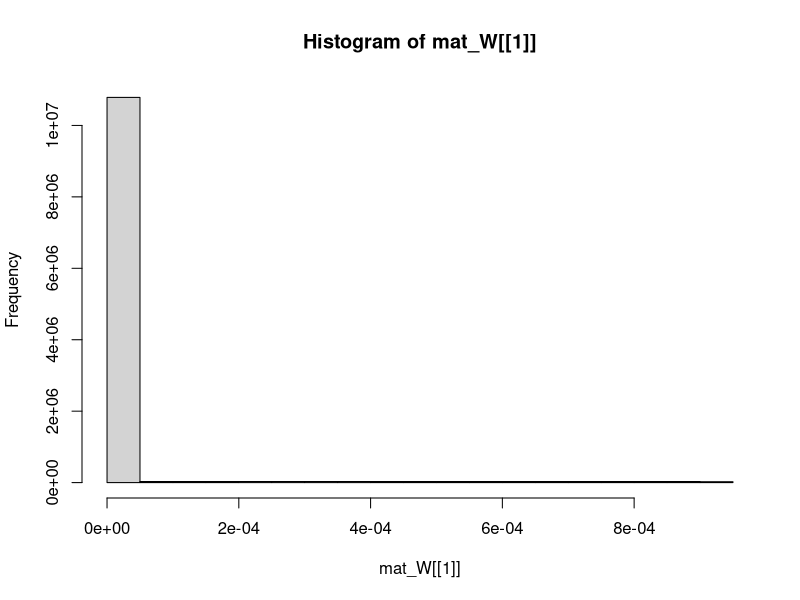
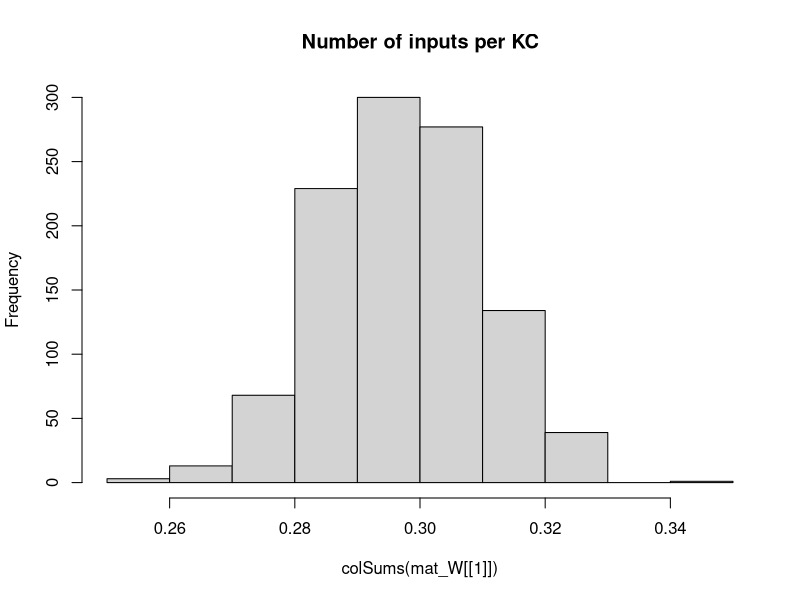

Recreate these plots in R, in order. (Note: this script raises an error after producing the figures.)
## Development Code for Willsaw NN image recognition of zfish larva
## KL 2021
## I will implement a MB random kernel NN as in my Ant Navigation paper 
## This Files Trains the weights of  2 Layer Net : Random Expansion Feature Layer (Random Kernel Trick) -> Perceptron Output neuron 
## The connections in L1 Random Sparse Net are data independent, while L2 wights are trained via +ve larva head template samples to filter patterns that look like larva
## The input images are labeled as Fish and non fish according to the folder they are placed.
# Output is saved as pgm images which are then loaded by tracker software so as to implemend the simple classifier net implemended here 

library("pixmap")
library("yaml")


## Initialiaze the random Weight vector of an L1 (KC) neuron  
init_random_W <- function(m,p){
  # Draw random Number N of Sampled Inputs From Binomial
  n <- rbinom(1,length(m),p)
  ## Set N random synapses as inputs to KC
  idx <- sample(1:length(m),n)
  m <- runif(NROW(m))/(100*NROW(m)) ##Weak Synapses
  ## Likely Stronger Subset
  m[idx] <- runif(n)/(length(m)) #1/NROW(m)
  #print(length(m))
  return (m)
}

## Sigmoid//logistic Transfer Function
N_transfer <- function(activation)
{
  return (1/(1+exp(-activation)))
}


## Derivative Sigmoid/logistic Transfer Function
N_transfer_D <- function(activation)
{
  return (N_transfer(activation)*(1-N_transfer(activation)) )
}

N_activation <- function(X,W,B)
{
  ## If more Than Half input units (based on Avg inputs) is active - then activate KC
  
  #  if ( sum(X) > KC_THRES )
  #    return (1)
  # else
  ## Bias is just another W attached to a fixed Input 1
  return (W%*%X + B)
}

## Copies A Smaller Matrix To the Middle of a larger one - (Pasting Image on larger canvas)
matrix_paste <- function(src,target)
{
  x_offset <- round((ncol(target)- ncol(src))/2 )
  y_offset <- round((nrow(target)- nrow(src))/2 )
  target[ (1+y_offset):(y_offset+nrow(src)),(1+x_offset):(x_offset+ncol(src))] <-src
  return(target)
}


sparse_binarize <- function(X,INPUT_SPARSENESS)
{
  ## Binarize Input Image / Set Sparsensess ##
  pxsparse = 1.0
  thres_bin = mean(X)
  max_iter = 100
  
  while (pxsparse > INPUT_SPARSENESS & max_iter > 0)
  {
    X_bin <-  as.numeric(X > thres_bin)
    pxsparse <- sum(as.numeric(X_bin[X_bin > 0]))/length(X_bin)
    thres_bin = thres_bin + 0.01;
    max_iter = max_iter + 1
  }
  
  
  ##message("Input Sparseness:",pxsparse)
  
  return(X_bin)
}




makeInputMatrix <- function(img_list,inmat_W)
{
  
  ## TRAIN /TEST ##
  img_list <- img_list[,1]
 
  
  
  ## Matrix Of  image Input Vectors  
  mat_X = matrix(0,nrow=ncol(inmat_W[[1]]),ncol=length(img_list) )
  fileidx <- 0
  for (in_img in img_list)
  {
    fileidx= fileidx + 1
    
    imgT <- read.pnm(as.character(in_img) )
    mat_img <- getChannels(imgT)
    X <- as.vector(mat_img)
    ### Add Fixed input 1 - To operate As Adjustable Bias for each input   
    ##X[length(X)] <- 1 # c(as.vector(mat_img),1)
    
    ##message(in_img," Input Dim:", dim(mat_img)[1],"x",dim(mat_img)[2],"=",dim(mat_img)[2]*dim(mat_img)[1])
    
    if (length(X) > n_top_px)
    {
      warning("input sample too big - skipping")
      next
    }
    
    ## If Loaded image is Smaller than INput - Then Resize (paste into) larger Matrix to fit
    if (length(X) < n_top_px)
    {
      ##message("input sample Smaller than Canvas - pasting")
      mat_t <- matrix(0,nrow=img_dim[1],ncol=img_dim[2])
      mat_img <- matrix_paste(mat_img,mat_t)
      ##message("Converted  Dim:", dim(mat_img)[1],"x",dim(mat_img)[2],"=",dim(mat_img)[2]*dim(mat_img)[1])
    }
    
    ##mypic = new("pixmapGrey", size=dim(mat_img),grey = mat_img);plot(mypic)
    ## Convert to Col Vector
    X <- sparse_binarize(as.vector(mat_img),INPUT_SPARSENESS)
    
    
    dim(X) <- c(length(X),1) ## Make into Col Vector
    
    if (length(X) > n_top_px)
    {
      warning(in_img,"Image Too large. Skipping")
      next
    }
    
    stopifnot(length(mat_X[,fileidx]) ==length(X) ) 
    mat_X[,fileidx] <- X # Save In Vector to MAtrix
    
  }## Load All Input Vectors Into Matrix X
  
  return(mat_X)
} ##Make INput List



### EXPORT MAtrix to YAML for !!opencv-matrix##
matrixToYamlForOpenCV <- function(mat)
{
  ##!!opencv-matrix
  strHeader <- "!!opencv-matrix\n rows: %d\n cols: %d\n dt: f\n data:["
  ## Matrix Will Be saved Transposed Because Data serial Reading Order is by row in OpenCV while Here Serialization is By Column
  strHeader <- sprintf(strHeader,nrow(mat),ncol(mat))
  strData = ""
  lineWidth = 100#min(100,length(mat))
  
  ## COMMENTED OUT AS SUDDENLY as.yaml started adding new Lines in data automatically - The following routine does this manually
  # ##Long Strings Need to be broken by New Lines otherwise OPENCV FIle Storage FAils
  # if (length(mat) > lineWidth){
  #   fcon<- tempfile("matrixYaml")
  #   
  #   ## Need to export To TEMP file as string Concat Is too SLOW
  #   for (i in seq(1,length(mat),lineWidth) ){
  #     write(mat[i:min(i+lineWidth-1,length(mat)-1)], file = fcon,ncolumns = 100, append = TRUE, sep = ", ")
  #     ##cat(",",file = fcon, append = TRUE,fill=FALSE)
  #     #strData = paste0(strData, toString(mat[i:min(i+lineWidth,length(mat))],"\n",width=0))
  #   }
  #   ## Join  All Lines Back INto One String - With Newlines and Commas and Intendation
  #   #strData = noquote()
  #   strData = noquote(paste0(
  #                     readLines(con = fcon, n = -1L, ok = TRUE, warn = TRUE, skipNul = FALSE, encoding = "UTF-8"),
  #                            collapse=",\n         ")) ##
  #   #class(strData) <- "verbatim"
  # }else
    
  ## Need to TransposeBecause Data serial Reading Order is by row in OpenCV while Here Serialization is By Column
  strData = toString(t(mat))
  
  
  strRet=  noquote(paste0(strHeader,strData,"]")) 
  
  
  ##Character vectors that have a class of ‘verbatim’ will not be quoted in the output YAML 
  class(strRet) <- "verbatim"
  ##class(strRet) <- "verbatim"
  #write(strRet,file = fcon)  
  return(noquote(strRet) )
}




## Process 2 Layer Network - Return Last Node Output produced for each input image
## Note : Input Layer Is Simplified - No activation function needed or Bias - Input image intentities are taken as activations
## Target_output is vector of desired output for each output Neuron these I chose to be L2_1=1 (Fish) L2_2=1 (Non Fish)
net_proc_images_batch <- function(mat_X,inmat_W,inmat_B,mat_Y,learningRate = 0.0)  
{
  
  L_X     <- list() ## Output Of Layer k
  L_A     <- list() ## Activation of  Layer k
  L_delta <- list()  ## Delta is the "cost attributable to (the value of) that node". 
  L2_out <- list()
  
  fileidx <- 0
  outError = 0 #'Mean Sq Error Of File Batch'

  
  
    ##Input Layer Is Simplified - No activation function needed or Bias - Input image intentities are taken as activations
    ##Activation 
    L_A[[1]] <- mat_X
    L_X[[1]] <- mat_X##N_transfer(X-0.5)
    ## Due to R hell with numbers ecoming Factors I need to do this tricl
    
    ##Target_output <- mat_Y[fileidx,] 
     
    ## Forward Propagation ##
    L_A[[2]] <- N_activation(mat_X, inmat_W[[1]], inmat_B[[1]] )
    L_X[[2]] <- N_transfer( L_A[[2]])
    
    ##  matrix of output Col vectors correspond to output
    L_A[[3]] <- N_activation(L_X[[2]],inmat_W[[2]] , inmat_B[[2]] )  
    L_X[[3]] <- N_transfer( L_A[[3]]) ## v_Layer_Bias[i] matrix(rep(,nrow(mat_X)),nrow=nrow(mat_X) )  

    
    MSQError =  sum(((mat_Y) - L_X[[3]] )^2)/ ncol(mat_X)

    ## Note Indexes L_X and mat/biases are off by one because LX_1 is considerened an input layer, while neural layer is l=2
    ## Back Propagation ##
    for (l in (N_Layers):1 )
    {
      ##On Output Layer
      if (l == (N_Layers))
      {
        ## Element Wise Product (hadamart Product)
        L_delta[[l]] <- ( N_transfer_D( L_X[[l+1]] )   * (L_X[[l+1]] - mat_Y)) ##*N_transfer_D(L_X[[l]])
      }else{
        #L_delta[[l]] <- L_delta[[l+1]] %*% t(mat_W[[l]])*N_transfer_D(L_X[[l]])
        L_delta[[l]] <-   t(t(L_delta[[l+1]]) %*%(inmat_W[[l+1]])*t(N_transfer_D( L_X[[l+1]] )))    ## %*% t(N_transfer_D(L_X[[l-1]]) )
      }
      
      dE <- (L_delta[[l]])%*%t(L_A[[l]])  
      dW <- learningRate*dE 
      ##Add average change over batch samples
      inmat_W[[l]] <- inmat_W[[l]] -  dW ##length(img_list)
      ## Error Non-Conform
      #inmat_B[[l]] <- inmat_B[[l]] - learningRate*(L_delta[[l]])  
    }
    
    #hist(Layer_Bias[[1]])
    #if (fileidx %% 10 == 0)
    #  hist(inmat_W[[1]], main="After")
    
    
    ## Forward Propagation ## 
    L1 <- N_transfer(N_activation(mat_X, inmat_W[[1]],inmat_B[[1]]  ) ) ## v_Layer_Bias[i] matrix(rep(,nrow(mat_X)),nrow=nrow(mat_X) )  
    ## L2 matrix of output Col vectors correspond 
    L2 <-  N_transfer(N_activation(L1,inmat_W[[2]] ,  inmat_B[[2]] )  )  
    
    MSQError =  sum(((mat_Y) - L2 )^2)/ ncol(mat_X)
    
    
    #L2_out[[fileidx]] <- list(Err=0.5*sum((Target_output - L2[,fileidx])^2),
    #                          MSERR=MSQError,
    #                          L2_F=L2[1,fileidx],
    #                          L2_NF=L2[2,fileidx],
    #                          KC_active = sum(L1[fileidx,][L1[fileidx,]>0.5]),
    #                          KC_total = length(L1[fileidx,]),
                              # input_sparse= pxsparse,
    #                          file=in_img
    #)
    
    #message(fileidx,". MSQERR:",MSQError,"  ", L2_out[[fileidx]]$L2_F, "-", L2_out[[fileidx]]$L2_NF, " ERR: ", L2_out[[fileidx]]$Err ," ",in_img)
    message(fileidx,". MSQERR:",MSQError,"  ")
    
    
    ##message("Recognition Output for Img ",in_img," is F:",L_X[[3]][1]," non-F:",L_X[[3]][2]," Active KC:",L2_out[[fileidx]]$KC_active/N_KC )
    #dim(X) = img_dim##dim(mat_img)
    
    
    #image(X_bin)
    #title(main = paste(in_img,strRes," R:",L2_Neurons_out[1]-L2_Neurons_out[2]), font.main = 4)
  
  
  lout <- list(X=mat_X,
               W=inmat_W,
               B=inmat_B,
               output=L2,
               Target=mat_Y,
               #out=data.frame( do.call(rbind,L2_out ) ),
               MSQError=MSQError )
  
  #MSQError =  sum(((mat_Y) - L2)^2)/nrow(mat_X)
  
  return(lout  )
}



img_dim <- c(38,28)
N_Layers <- 2

n_top_px <- img_dim[2]*img_dim[1]
N_KC = n_top_px*10 ## Number of Kenyon Cells (Input layer High Dim Coding)
N_SYN_per_KC <- n_top_px/20 ## Number of pic Features each KC neuron Codes for
#KC_THRES <- N_SYN_per_KC*0.25 ## Number of INput that need to be active for KC to fire/Activate
v_Layer_N <- c(n_top_px, N_KC, 2)
Layer_Bias <- list() ## Number of INput that need to be active for Neuron to fire/Activate
INPUT_SPARSENESS = 0.50

mat_W <<- list() # List Of Weight Matrices
## Make Sparse Random Synaptic Weight matrix Selecting Inputs for each KC
for (k in 1:N_Layers)
{
  mat_W[[k]] <- matrix(0,ncol=v_Layer_N[k],nrow=v_Layer_N[k+1])
  ## Init Random
  mat_W[[k]] <- t(apply(mat_W[[k]],1,init_random_W,N_SYN_per_KC/n_top_px)) ##
  Layer_Bias[[k]] <- matrix(1,ncol=1,nrow=v_Layer_N[k+1] )  #rep(1,) ## Initialiaze Neural Biases
}

hist(mat_W[[1]])
hist(colSums(mat_W[[1]]),main="Number of inputs per KC")

##Layer 2 (Output Perceptron)
#L2_Neurons <<- 2

## Apply Input Image ##
## list training files 
setwd("/home/kostasl/workspace/zebrafishtrack/Rplots")
sPathTrainingSamples="../img/trainset/fish"
sPathTrainingNonSamples="../img/trainset/nonfish/"
sPathTestingSamplesFish="../img/fish/"
sPathTestingSamplesNonFish="../img/nonfish/"

img_list_train_fish =  cbind(files=list.files(path=sPathTrainingSamples,pattern="*pgm",full.names = T),F=1,NF=0) 
img_list_test_fish = cbind(files=list.files(path=sPathTestingSamplesFish,pattern="*pgm",full.names = T),F=1,NF=0)
img_list_train_nonfish =   cbind(files=list.files(path=sPathTrainingNonSamples,pattern="*pgm",full.names = T),F=0,NF=1)
img_list_test_nonfish =  cbind(files=list.files(path=sPathTestingSamplesNonFish,pattern="*pgm",full.names = T),F=0,NF=1)

img_list_all <- rbind.data.frame(img_list_train_fish,img_list_test_fish,img_list_train_nonfish,img_list_test_nonfish,stringsAsFactors = FALSE)

#img_list_test=  list.files(path=sPathTestingSamples,pattern="*pgm",full.names = T) Samples ##


img_list_all <- rbind.data.frame(img_list_train_fish,img_list_test_fish,img_list_test_nonfish[1:NROW(img_list_test_fish),],stringsAsFactors = FALSE)

batchSize = 5 # Number of Training IMages for Each Leanring Episode (which will define error graident )
Nbatches = 50
trainingN = 5 ##Training Cycles For Each Batch

## TODO : Move this in Funct - Use One MAtrix For Net -Matrix Of Biases
mat_B <- list()
mat_B[[1]] <- matrix(Layer_Bias[[1]],ncol=(batchSize),nrow=length(Layer_Bias[[1]]))
mat_B[[2]] <- matrix(Layer_Bias[[2]],ncol=(batchSize),nrow=length(Layer_Bias[[2]]) )


lFitError <- list()
dfitRecord <- data.frame()

vTrainingError <- vector()
## Subset INput LIst Into Batches
rIdx = 1
for (b in 1:Nbatches)
{
  ##Make Matrix -For All net inputs
  img_list_suffled <- img_list_all[sample(1:nrow(img_list_all)),]
  ##Select Subset Batch
  img_list_suffled <- head(img_list_suffled,batchSize)
  
  mat_X <- makeInputMatrix(img_list_suffled,mat_W)
  
  label_list <-cbind.data.frame(F=(img_list_suffled[,2]),NF=(img_list_suffled[,3]) )##Target output/labels
  mat_Y <- t(apply(as.matrix(label_list),2,strtoi))  
  
 
  
  for (i in 1:trainingN)
  {  
    
    dLearningRate    <- 0.00001
    
    # TRAIN On Fish 
    dnetout <- net_proc_images_batch(mat_X,mat_W,mat_B,mat_Y,dLearningRate )
    mat_W   <<-dnetout$W
    mat_B <<- dnetout$B

        
    vTrainingError[rIdx] = dnetout$MSQError  #plot(unlist(dnetout$out$MSERR),main=paste(i,"Mean SQ Err"))
    rIdx = rIdx +1
    
    plot(vTrainingError,xlim=c(0,trainingN*Nbatches)) #ylim=c(0,1)
    
  }## Repeated Training On Batch 

} ## Different Batch Suffles  

plot(vTrainingError) #ylim=c(0,1)


### Calcl Final Performance 

##Select Subset Batch
img_list_suffled <- img_list_all[sample(1:nrow(img_list_all)),]
mat_X <- makeInputMatrix(img_list_suffled,mat_W)
label_list <-cbind.data.frame(F=(img_list_suffled[,2]),NF=(img_list_suffled[,3]) )##Target output/labels
mat_Y <- t(apply(as.matrix(label_list),2,strtoi))

## TODO : Move this in Funct - Use One MAtrix For Net -Matrix Of Biases
mat_B <- list()
mat_B[[1]] <- matrix(Layer_Bias[[1]],ncol=ncol(mat_X),nrow=length(Layer_Bias[[1]]))
mat_B[[2]] <- matrix(Layer_Bias[[2]],ncol=ncol(mat_X),nrow=length(Layer_Bias[[2]]) )


dLearningRate    <- 0.0
# TRAIN On Fish 
dnetout <- net_proc_images_batch(mat_X,mat_W,mat_B,mat_Y,dLearningRate )
message("Final MSQERR:",dnetout$MSQError)

  
hist(dnetout$Target - dnetout$output)

hist(dnetout$W[[1]],main="After")




## FOR EXAPORT TO YAML

fishNet <- list(LW1=dnetout$W[[1]],
                LW2=dnetout$W[[2]],
                LB1=dnetout$B[[1]],
                LB2=dnetout$B[[2]] 
)

#attr(fishNet$LW1, "tag") <- "!!opencv-matrix" ##Adding tags Also Change The Header to Verbatim, which does not work in OPENCV
attr(fishNet$LW2, "tag") <- "!!opencv-matrix"
attr(fishNet$LB1, "tag") <- "!!opencv-matrix"
attr(fishNet$LB2, "tag") <- "!!opencv-matrix"



#fishNet <- list(LW1=Layer_Bias[[2]]
#)
## EXPORT TO YAML FOR OPENCV - Custom/hacked exporter routine specific to OPENCV
#  filename <- "fishNet.yml"
#  con <- file(filename, "w")
#  message("Exporting to YAML-Wait for it , this may take a while...")
#  write("%YAML:1.0",con) ##Header Is necessary For OPENCV 
  ## Indentation Needs to be 3
#  str_yaml<- noquote(as.yaml(fishNet, handlers=list(matrix=matrixToYamlForOpenCV), line.sep="\n",indent=3,unicode=F))
  #  CLEAN UP String FRom Escape Chars
  ## the Var Type tag !!opencv-matrix needs to be on same line as vairable Name - For OpenCV file store - FIX
#  str_yaml <- gsub("\n  !!opencv-matrix","!!opencv-matrix",str_yaml,fixed = T)
#  str_yaml <- gsub("\\n","\n",str_yaml,fixed = T)## Remove Escaped NewLines
#  str_yaml <- gsub("\"","",str_yaml,fixed = T)#Remove Quates

#  write(noquote(str_yaml),con,append=TRUE) ##Header Is necessary For OPENCV 
#  close(con)




############## 


## Process 2 Layer Network - Return Last Node Output produced for each input image
## Note : Input Layer Is Simplified - No activation function needed or Bias - Input image intentities are taken as activations
## Target_output is vector of desired output for each output Neuron these I chose to be L2_1=1 (Fish) L2_2=1 (Non Fish)
net_proc_images <- function(input_list,inmat_W,inLayer_Bias,learningRate = 0.0)  
{
  
  L_X     <- list() ## Output Of Layer k
  L_A     <- list() ## Activation of  Layer k
  L_delta <- list()  ## Delta is the "cost attributable to (the value of) that node". 
  L2_out <- list()
  
  Target_output = c(1,0)  
  fileidx <- 0
  outError = 0 #'Mean Sq Error Of File Batch'
  ## TRAIN /TEST ##
  img_list <- input_list[,1]
  label_list <-cbind.data.frame(F=(input_list[,2]),NF=(input_list[,3]) )##Target output/labels
  
  ## Matrix Of  image Input Vectors  
  mat_X = matrix(0,nrow=ncol(inmat_W[[1]]),ncol=length(img_list) )
  
  for (in_img in img_list)
  {
    fileidx= fileidx + 1
    
    imgT <- read.pnm(as.character(in_img) )
    mat_img <- getChannels(imgT)
    X <- as.vector(mat_img)
    ### Add Fixed input 1 - To operate As Adjustable Bias for each input   
    ##X[length(X)] <- 1 # c(as.vector(mat_img),1)
    
    ##message(in_img," Input Dim:", dim(mat_img)[1],"x",dim(mat_img)[2],"=",dim(mat_img)[2]*dim(mat_img)[1])
    
    if (length(X) > n_top_px)
    {
      warning("input sample too big - skipping")
      next
    }
    
    ## If Loaded image is Smaller than INput - Then Resize (paste into) larger Matrix to fit
    if (length(X) < n_top_px)
    {
      ##message("input sample Smaller than Canvas - pasting")
      mat_t <- matrix(0,nrow=img_dim[1],ncol=img_dim[2])
      mat_img <- matrix_paste(mat_img,mat_t)
      ##message("Converted  Dim:", dim(mat_img)[1],"x",dim(mat_img)[2],"=",dim(mat_img)[2]*dim(mat_img)[1])
    }
    
    ##mypic = new("pixmapGrey", size=dim(mat_img),grey = mat_img);plot(mypic)
    ## Convert to Col Vector
    X <- sparse_binarize(as.vector(mat_img),INPUT_SPARSENESS)
    
    
    dim(X) <- c(length(X),1) ## Make into Col Vector
    
    if (length(X) > n_top_px)
    {
      warning(in_img,"Image Too large. Skipping")
      next
    }
    
    stopifnot(length(mat_X[,fileidx]) ==length(X) ) 
    mat_X[,fileidx] <- X # Save In Vector to MAtrix
    
    
    ##Input Layer Is Simplified - No activation function needed or Bias - Input image intentities are taken as activations
    ##Activation 
    L_A[[1]] <- X
    L_X[[1]] <- X##N_transfer(X-0.5)
    ## Due to R hell with numbers ecoming Factors I need to do this tricl
    mat_Y <- apply(as.matrix(label_list),2,strtoi)
    
    Target_output <-mat_Y[fileidx,] 
    ### 
    
    ## Forward Propagation ## 
    for (i in 2:(N_Layers+1) )
    {
      L_A[[i]] <- N_activation(L_X[[i-1]], inmat_W[[i-1]], inLayer_Bias[[i-1]]) ## v_Layer_Bias[i]  
      L_X[[i]] <- N_transfer(L_A[[i]])
    }
    
    outError = outError + sum( ( Target_output - L_X[[i]] ) )
    
    #hist(mat_W[[l-1]],main="before")
    ## Note Indexes L_X and mat/biases are off by one because LX_1 is considerened an input layer, while neural layer is l=2
    ## Back Propagation ##
    for (l in (N_Layers):1 )
    {
      ##On Output Layer
      if (l == (N_Layers))
      {
        ## Element Wise Product (hadamart Product)
        L_delta[[l]] <- ((N_transfer_D(L_X[[l+1]])) * (L_X[[l+1]] - Target_output)) ##*N_transfer_D(L_X[[l]])
      }else{
        #L_delta[[l]] <- L_delta[[l+1]] %*% t(mat_W[[l]])*N_transfer_D(L_X[[l]])
        L_delta[[l]] <-   t(t(L_delta[[l+1]]) %*%(inmat_W[[l+1]])*t(N_transfer_D( L_X[[l+1]] )))    ## %*% t(N_transfer_D(L_X[[l-1]]) )
        
      }
      
      dE <- (L_delta[[l]])%*%t(L_A[[l]])  
      dW <- learningRate*dE 
      ##Add average change over batch samples
      inmat_W[[l]] <- inmat_W[[l]] -  dW ##length(img_list)
      inLayer_Bias[[l]] <- inLayer_Bias[[l]] - learningRate*(L_delta[[l]])  
    }
    
    #hist(Layer_Bias[[1]])
    if (fileidx %% 10 == 0)
      hist(inmat_W[[1]], main="After")
    
    #hist( KC_out_act[1,])
    ## Calc Layer 1 output based on Activation Threshold Funciton for Units
    #KC_output <- apply(KC_out_act, 2, N_transfer)
    #dim(KC_output) <-c(1,length(KC_output)) ## Make into Row Vector
    
    ## Learn Positive Samples - Simple Perceptron Learning Rule - Over an augmented input X which is projected To High dim via sparse random matrix in L1##
    ## Take Active L1 outputs And Set L2 Input synapses of Output Neuron to High
    # Continuous output /
    #L2_Neurons_out <<- (as.numeric(( KC_output %*%  W_L2)/N_KC))
    # Weight Gradient -
    #DW <- t(KC_output)%*% (Target_output - L2_Neurons_out)/2
    #W_L2 <<-  W_L2 + learningRate*DW ## Update Weight Vector 
    
    
    ##W_L2[W_L2 < 1] <<- 1 ##Cap To Limit Values - Saturation Of Synapses
    ##W_L2[,outNeuronIdx][W_L2< -1] <<- -1
    
    #stopifnot(ncol(KC_output) == nrow(W_L2))
    ## Calc Output Neuron - Perceptron 
    ## FWD PROP CAlc MSQE - Fwd Propagate Entire Input Matrix 
    
    
    ## Forward Propagation ## 
    L1 <- N_transfer(N_activation(mat_X, inmat_W[[1]], matrix(inLayer_Bias[[1]],ncol=ncol(mat_X),nrow=length(inLayer_Bias[[1]])) ) ) ## v_Layer_Bias[i] matrix(rep(,nrow(mat_X)),nrow=nrow(mat_X) )  
    ## L2 matrix of output Col vectors correspond 
    L2 <-  N_transfer(N_activation(L1,inmat_W[[2]] , matrix(inLayer_Bias[[2]],ncol=ncol(mat_X),nrow=length(inLayer_Bias[[2]])) )  )  
    
    MSQError =  sum((t(mat_Y) - L2 )^2)/ ncol(mat_X)
    
    
    L2_out[[fileidx]] <- list(Err=0.5*sum((Target_output - L2[,fileidx])^2),
                              MSERR=MSQError,
                              L2_F=L2[1,fileidx],
                              L2_NF=L2[2,fileidx],
                              KC_active = sum(L1[fileidx,][L1[fileidx,]>0.5]),
                              KC_total = length(L1[fileidx,]),
                              # input_sparse= pxsparse,
                              file=in_img
    )
    
    
    
    message(fileidx,". MSQERR:",MSQError,"  ", L2_out[[fileidx]]$L2_F, "-", L2_out[[fileidx]]$L2_NF, " ERR: ", L2_out[[fileidx]]$Err ," ",in_img)
    
    ##message("Recognition Output for Img ",in_img," is F:",L_X[[3]][1]," non-F:",L_X[[3]][2]," Active KC:",L2_out[[fileidx]]$KC_active/N_KC )
    dim(X) = dim(mat_img)
    
    
    #image(X_bin)
    #title(main = paste(in_img,strRes," R:",L2_Neurons_out[1]-L2_Neurons_out[2]), font.main = 4)
  }
  
  lout <- list(X=mat_X,
               W=inmat_W,
               B=inLayer_Bias,
               out=data.frame( do.call(rbind,L2_out ) ))
  
  MSQError =  sum((t(mat_Y) - L2)^2)/nrow(mat_X)
  
  return(lout  )
}



#}

#       ##Test 
#   dnetout_tfish <- net_proc_images(img_list_test_fish,0.3, c(1,0))
#   #hist(unlist(dnetout_fish$L2_F),breaks=10,main="Class Fish Responses to F+ samples" )
#   ##L1 threshold set too high - patterns do not propagate
#   stopifnot(sum(unlist(dnetout_tfish$KC_active)) > 1)
#     
#   SqError_FisF <- sum((1 -unlist(dnetout_tfish$L2_F))^2)/nrow(dnetout_tfish)
#   SqError_FisNotNF <- sum((-1 -unlist(dnetout_tfish$L2_NF))^2)/nrow(dnetout_tfish)
#   
#   message("Sq. Error: F+:",SqError_FisF," F-:",SqError_FisNotNF)
#   
#   dnetout_tnotfish <- net_proc_images(img_list_test_nonfish,dLearningRate,c(0,1))
#   ##hist(unlist(dnetout_notfish$L2_NF),breaks=10,main="Class Not Fish Responses to F- samples" )
#   
#   SqError_NFisNotF <- sum((-1 -unlist(dnetout_tnotfish$L2_F))^2)/nrow(dnetout_tnotfish)
#   SqError_NFisNF <- sum((1 -unlist(dnetout_tnotfish$L2_NF))^2)/nrow(dnetout_tnotfish)
#   
#   #message("Sq. Error: F+:",SqError_NFisNotF," F-:",SqError_NFisNF)
# 
#   
#   SqClassError = sum(SqError_FisF,SqError_FisNotNF,SqError_NFisNotF,SqError_NFisNF)   
#   lFitError[[i]] = list(S_error=SqClassError,FishisFish=SqError_FisF,FishNotFish=SqError_FisNotNF,
#                         NotFishIsFish=SqError_NFisNotF,
#                         NotFishIsNotFish=SqError_NFisNF)
#   
#   dfitRecord <<- data.frame( do.call(rbind,lFitError ) )
#   plot(unlist(dfitRecord$S_error),xlim=c(1,100) ,xlab="Fit Error",ylim=c(0,2))
# 
# 
# ## Test Fish
# dnetout_testfish <- net_proc_images(img_list_test_fish,0,c(-1,1))
# ##hist(unlist(dnetout_notfish$L2_NF),breaks=10,main="Class Not Fish Responses to F- samples" )
# dnetout_testnonfish <- net_proc_images(img_list_test_nonfish,0,c(-1,1))
# 
# 
# SqError_NFisNotF <- sum((-1 -unlist(dnetout_testfish$L2_F))^2)/nrow(dnetout_testfish)
# SqError_NFisNF <- sum((1 -unlist(dnetout_testfish$L2_NF))^2)/nrow(dnetout_testfish)
# 
# 
# 
# 
# plot(unlist(dfitRecord$S_error),xlim=c(1,100) ,xlab="Fit Error",ylim=c(00,800))
# 
# plot(unlist(dfitRecord$FishisFish) )
# plot(unlist(dfitRecord$FishNotFish) )
# plot(unlist(dfitRecord$NotFishIsFish) )
# plot(unlist(dfitRecord$NotFishIsNotFish) )
# 
# 
# 
# ## Test Responses ## 
# dnetout_test <- net_proc_images(img_list_test,0.0,c(0,0))
# dnetout_test_nonfish <- net_proc_images(img_list_train_nonfish,0.0,c(-1,1))
# 
# 
# 
# colSums(W_L2)
# 
# l_out_n <- net_proc_images(img_list_train_nonfish,-dLearningRate/5,1)
# colSums(W_L2)
# 
# colSums(W_L2)
# 
# 
#  ## Save KC Matrix As Image (To Be loaded by Tracker)
#  ## Save Trained Weights As Image (To load by Tracker)
#  KC_sparse_pic <- pixmapGrey(mat_W[[1]], nrow=dim(mat_W[[1]])[1],ncol=dim(mat_W[[1]])[2])
#  plot(KC_sparse_pic)
#  write.pnm(KC_sparse_pic,file="L1_W_SparseNet.pgm")
# # 
# # ## Shift Values
#  L_W2 <- (mat_W[[2]])+1.0
#  L_W2 <- apply(L_W2,2,rev)
#  Lout_pic <- pixmapGrey(L_W2, nrow=dim(mat_W[[2]])[1],ncol=dim(mat_W[[2]])[2],cellres=1)
#  plot(Lout_pic)
#  write.pnm(Lout_pic,file="L2_W_SparseNet.pgm")
# 
#  Lout_pic <- pixmapGrey(Layer_Bias[[1]], nrow=dim(Layer_Bias[[1]])[1],ncol=dim(Layer_Bias[[1]])[2],cellres=1)
#  plot(Lout_pic)
#  write.pnm(Lout_pic,file="L1_B_SparseNet.pgm")
#  
#  
#  Lout_pic <- pixmapGrey(Layer_Bias[[2]],  nrow=dim(Layer_Bias[[2]])[1],ncol=dim(Layer_Bias[[2]])[2],cellres=1)
#  plot(Lout_pic)
#  write.pnm(Lout_pic,file="L2_B_SparseNet.pgm")
#  #
#  # 
# # 
# ## Load Matrix And Test
# imgT <- read.pnm(file="L1_W_SparseNet.pgm")
# mat_WL1 <- getChannels(imgT)
# 
# imgT <- read.pnm(file="L2_W_SparseNet.pgm")
# mat_WL2 <- getChannels(imgT)-1.0 ##Reverse Order

# 
# hist(W_L2)
# 
# cc <- getChannels(Lout_pic)
# plot(pic_outL)
